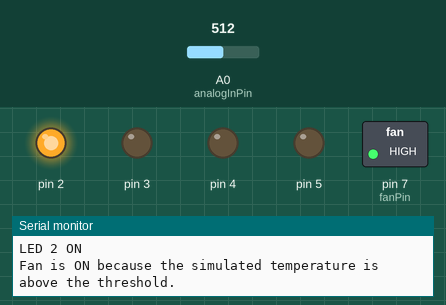
This sketch was run on a simulated Arduino Uno, built with avr-gcc and run on an emulated ATmega328P. Shown: switched loads named in the sketch (green lamp = pin HIGH), output pins drawn as LEDs (lit = HIGH), the last lines printed to the serial monitor. Inputs (shaded band) come from the test bench; at power-on: A0 (analogInPin) = 512.

Above: at 1.2 s.
1.3 s: A0 (analogInPin) set to 589
4.3 s: A0 (analogInPin) set to 615
At 4.9 s:
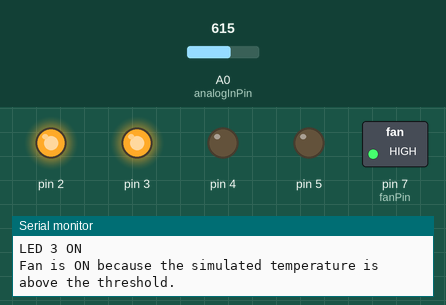
5.8 s: A0 (analogInPin) set to 635
At 6.4 s:
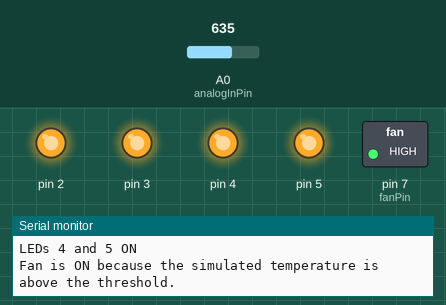
7.4 s: A0 (analogInPin) set to 689
10.4 s: A0 (analogInPin) set to 719
At 11.7 s:
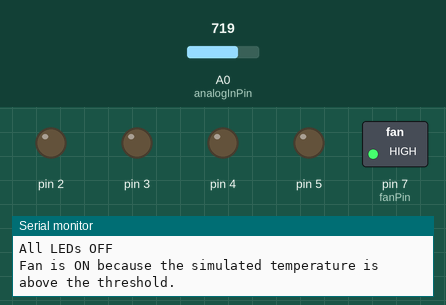
12.0 s: A0 (analogInPin) set to 690
At 12.6 s:
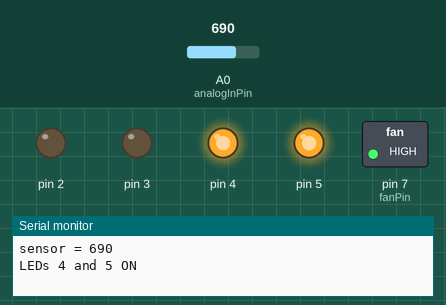
Timing chart, 0 to 14.6 s (numbered marks = the images above; inputs shaded):
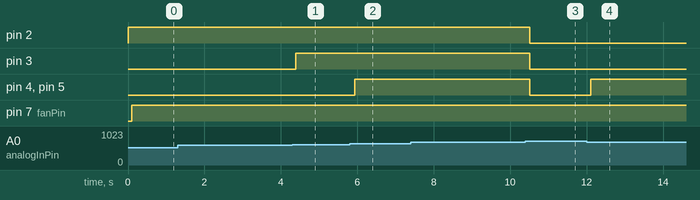

The sketch:

Jarvis.ino
```cpp
const int analogInPin = A0;
int sensorValue = 0;
const int fanPin = 7; // Digital pin connected to the fan
const float temperatureThreshold = 35.0;

void setup() {
  pinMode(2, OUTPUT);
  pinMode(3, OUTPUT);
  pinMode(4, OUTPUT);
  pinMode(5, OUTPUT);
  pinMode(fanPin, OUTPUT); // Set the fan pin as output
  Serial.begin(9600);
}

void loop() {
  float simulatedTemperature = 36.0; // Simulated temperature reading
  sensorValue = analogRead(analogInPin);
  Serial.print("sensor = ");
  Serial.println(sensorValue);
  delay(2);

  if ((sensorValue >= 100) && (sensorValue <= 600)) {
    digitalWrite(2, HIGH);
    Serial.println("LED 2 ON");
    delay(100);
  } else if ((sensorValue >= 601) && (sensorValue <= 625)) {
    digitalWrite(3, HIGH);
    Serial.println("LED 3 ON");
    delay(100);
  } else if ((sensorValue >= 626) && (sensorValue <= 700)) {
    digitalWrite(4, HIGH);
    digitalWrite(5, HIGH);
    Serial.println("LEDs 4 and 5 ON");
  } else {
    digitalWrite(2, LOW);
    digitalWrite(3, LOW);
    digitalWrite(4, LOW);
    digitalWrite(5, LOW);
    Serial.println("All LEDs OFF");
    delay(100);
  }

    if (simulatedTemperature > temperatureThreshold) {
    digitalWrite(fanPin, HIGH); // Turn on the fan
    Serial.println("Fan is ON because the simulated temperature is above the threshold.");
  } else {
    digitalWrite(fanPin, LOW); // Turn off the fan
    Serial.println("Fan is OFF because the simulated temperature is below the threshold.");
  }
}
```

Measured:
- the behaviour switches between 600 and 601 on A0 (analogInPin) (found by bisection; images 0 and 1)
- the behaviour switches between 700 and 701 on A0 (analogInPin) (found by bisection; images 2 and 3)
- after the input at 4.3 s, pin 3: LOW → HIGH after 0.09 s
- after the input at 5.8 s, pin 4, pin 5: LOW → HIGH after 0.14 s
- after the input at 10.4 s, pin 2–5: HIGH → LOW after 0.11 s
- after the input at 12.0 s, pin 4, pin 5: LOW → HIGH after 0.11 s
